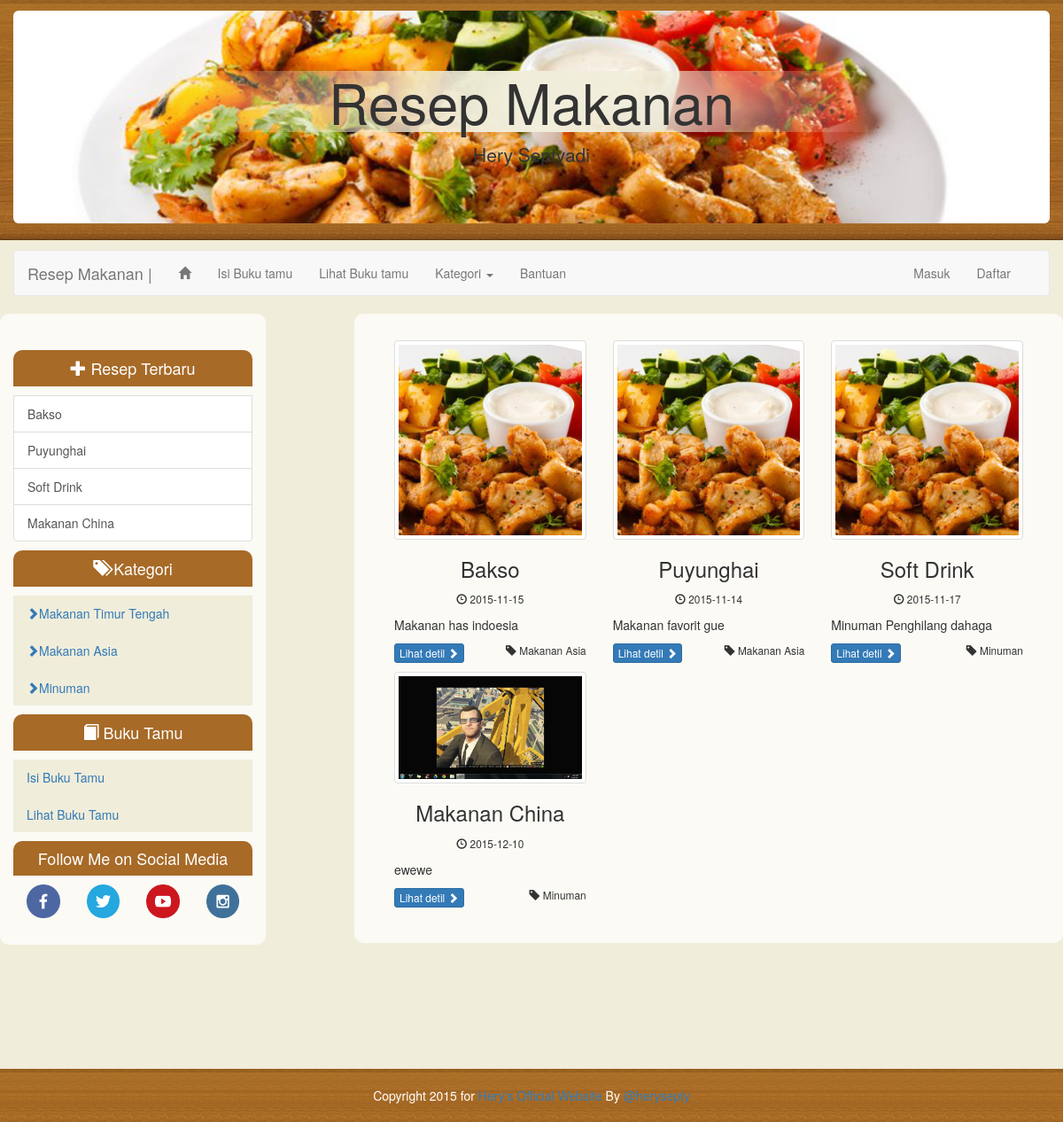
The page / on the database its author committed.
### tables this page shows
CREATE TABLE `recipe` (
  `Id` varchar(11) NOT NULL DEFAULT '',
  `title_resep` varchar(255) DEFAULT NULL,
  `dir_image` varchar(100) DEFAULT NULL,
  `descript` text,
  `date` date DEFAULT NULL,
  `status` varchar(5) DEFAULT NULL,
  `rating` int(3) DEFAULT NULL,
  `id_user` varchar(25) DEFAULT NULL,
  `category` varchar(100) DEFAULT NULL,
  PRIMARY KEY (`Id`)
);

CREATE TABLE `category` (
  `Id` int(5) NOT NULL AUTO_INCREMENT,
  `category` varchar(25) DEFAULT NULL,
  PRIMARY KEY (`Id`)
);

### controller/conn.class.php (called while the page is built, shortened)
<?php
class Conn{
	private $db_host;
    private $db_username;
    private $db_password;
    private $db_name;
	function __construct(){
        $this->db_host = "localhost";
        $this->db_username = "root";
        $this->db_password = "";
        $this->db_name = "db_resepmakanan";
    }
    public function openConn(){
        $this->link_id=mysql_connect($this->db_host,$this->db_username,$this->db_password);
        return mysql_select_db($this->db_name,$this->link_id)or die("UNABLE TO SELECT DATABASE");
    }
}
?>

### module/user.class.php (called while the page is built, shortened)
<?php
	class User extends Manipulation{
		private $sessionUsername;
		function __construct(){
			$this->sessionUsername= isset($_SESSION['usernameResepKita']) ? $_SESSION['usernameResepKita'] : null;
		}
		function getSession(){
			return $this->sessionUsername;
		}
	}
?>

### controller/sql.class.php (called while the page is built, shortened)
<?php
require_once "conn.class.php";
class Sql extends Conn{
    private $result;
    function execute($query){
        $this->sql=$query;
        $this->result=mysql_query($this->sql) or die(mysql_error()."".$query);
    }
    function getArray(){
        $this->row=mysql_fetch_array($this->result,MYSQL_NUM);
        return $this->row;
    }
    function getRecord($thisField,$thisTable){
        return $Q=$this->execute("SELECT $thisField FROM $thisTable");
    }
}
?>

### template/home.php (the view, shortened to what this page needs)
<div class="row">
	<div class="col-md-3">
		<?php include 'template\widget\sidebar.php' ?>
	</div>
	<div class="col-md-1">
	</div>
	<div class="col-md-8 content-hs">
		<?php
	if(!empty($_GET['category'])){
		$user->getRecord('*','recipe WHERE category="'.$_GET["category"].'" && status="1"');
		while($getRecipe = $user->getArray()){
		echo '<div class="col-md-4">
			<div class="thumbnail">
				<img src="'.$getRecipe[2].'" alt="Generic placeholder thumbnail">
			</div>
			<div class="caption">
				<h3 class="text-center">'.$getRecipe[1].'</h3>
				<p class="text-center"><small><span class="glyphicon glyphicon-time" style=""></span> '.$getRecipe[4].'</small><br/></p>
			</div>
			<div class="caption">
				<p>'.strip_tags(substr($getRecipe[3],0,100)).'</p>
				<p><a href="index.php?page=single-recipe&id='.$getRecipe[0].'" class="btn btn-primary btn-xs" role="button"> Lihat detil <span class="glyphicon glyphicon-chevron-right" style=""></span></a>
				<small class="pull-right"><span class="glyphicon glyphicon-tag" style=""></span>  '.$getRecipe[8].'</small></p>
			</div>
		</div>';
		}
		$user->getRecord('*','recipe WHERE category = "'.$_GET['category'].'"');
		$getCount = $user->recordCount();
		if($getCount==null){
			echo "<h1 class='text-center'>Resep Makanan tidak ada</h1>";
		}
	}else{
		$user->getRecord('*','recipe WHERE status="1"');
		while($getRecipe = $user->getArray()){
		echo '<div class="col-md-4">
			<div class="thumbnail">
				<img src="'.$getRecipe[2].'" alt="Generic placeholder thumbnail">
			</div>
			<div class="caption">
				<h3 class="text-center">'.$getRecipe[1].'</h3>
				<p class="text-center"><small><span class="glyphicon glyphicon-time" style=""></span> '.$getRecipe[4].'</small><br/></p>
			</div>
			<div class="caption">
				<p>'.strip_tags(substr($getRecipe[3],0,100)).'</p>
				<p><a href="index.php?page=single-recipe&id='.$getRecipe[0].'" class="btn btn-primary btn-xs" role="button"> Lihat detil <span class="glyphicon glyphicon-chevron-right" style=""></span></a>
				<small class="pull-right"><span class="glyphicon glyphicon-tag" style=""></span>  '.$getRecipe[8].'</small></p>
			</div>
		</div>';
	}
	}
	?>
	</div>
</div>

### index.php (shortened to what this page needs)
<?php
require_once "module/user.class.php";
require_once "module/variable.php";
$user = new User();
?>
<!DOCTYPE html>
<html lang="en">
  <head>
    <link href="assets/css/bootstrap.min.css" rel="stylesheet">
    <link href="assets/css/style.hs.css" rel="stylesheet">
  </head>
  <body class="index-hs">
	<div class="container" style="margin-top:1%">
		<div class="row">
			<?php
				include "template/widget/header.php";
				include "template/widget/menu.php";
				if(!empty($page)){
					switch($page){
						case "home":
							include "template/home.php";
							break;
						case "single-recipe":
							include "template/single-recipe.php";
							break;
						case "profile":
							include "template/profile.php";
							break;
						case "insert-recipe":
							include "template/insert-recipe.php";
							break;
						case "recipe":
							include "template/recipe.php";
							break;
						case "insert-category":
							include "template/insert-category.php";
							break;
						case "guest-book":
							include "template/guest-book.php";
							break;
						case "view-guest-book":
							include "template/view-guest-book.php";
							break;
						case "category":
							include "template/category.php";
							break;
						case "approve":
							include "template/approve-recipe.php";
							break;
						case "recipe":
							include "template/recipe.php";
							break;
						case "help":
							include "template/help.php";
							break;
						default:
							include "include/home.php";
							break;
					}
				}elseif(!empty($action)){
					$user->logout();
				}else{
					include "template/home.php";
				}
			?>
		</div>
	</div>
	<?php
		include "template/widget/footer.php";
	 ?>
 	</body>
</html>

### template/widget/header.php
<div class="row">
	<div class="col-md-12">
		<div class="jumbotron header-hs" style="background-color:#f9f6ed">
			<h1 style="" class="header-title-hs text-center">Resep Makanan</h1>
			<p style="text-align:center">Hery Septyadi</p>
		</div>
	</div>
</div>

### template/widget/menu.php (shortened to what this page needs)
<div class="row">
	<div class="col-md-12">
		<nav class="navbar navbar-default" role="navigation">
			<div class="container">
				<div class="row">
					<div  class="col-sm-12">
						<div class="navbar-header">
							<a class="navbar-brand" href="index.php">Resep Makanan  |</a>
						</div>
						<div class="collapse navbar-collapse" id="example-navbar-collapse">
							<ul class="nav navbar-nav">
								<li ><a href="index.php?page=home"><span class="glyphicon glyphicon-home" style=""></span></a></li>
								<li><a href="index.php?page=guest-book" data-toggle="tooltip" data-placement="bottom" title="Isi Buku tamu">Isi Buku tamu</a></li>
								<li><a href="index.php?page=view-guest-book" data-toggle="tooltip" data-placement="bottom" title="Lihat Buku Tamu">Lihat Buku tamu</a></li>
								<li class="dropdown"><a href="#" class="dropdown-toggle" data-toggle="dropdown"> Kategori <b class="caret"></b> </a>
								</li>
								<li><a href="index.php?page=help" data-toggle="tooltip" data-placement="bottom" title="Bantuan">Bantuan</a></li>
							</ul>
							<?php
								if(empty($user->getSession())){
							echo'
								<ul class="nav navbar-nav pull-right">
										<li><a href="signin.php">Masuk</a></li>
										<li><a href="signup.php" data-toggle="tooltip" data-placement="bottom" title="">Daftar</a></li>
								</ul>';
								}
								?>
					</div>
					</div>
				</div>
			</div>
		</nav>
	</div>
</div>

### template/widget/sidebar.php (shortened to what this page needs)
<div class="row sidebar-hs">
	<div class="col-md-12">
	</div>
	<div class="col-md-12">
	<h4 class="text-center sidebar-head"><span class="glyphicon glyphicon-plus" style=""></span> Resep Terbaru</h4>
		<?php
			$query = "SELECT * FROM recipe WHERE status='1' limit 5";
			$sql = mysql_query($query);
			while($row = mysql_fetch_array($sql)){
				echo '<a href="index.php?page=single-recipe&id='.$row[0].'" class="list-group-item">'.$row[1].'</a> ';
			}
		?>
	</div>
	<div class="col-md-12">
		<h4 class="text-center sidebar-head"><span class="glyphicon glyphicon-tags" style=""></span> Kategori</h4>
			<ul class="nav nav-pills nav-stacked"  style="background:#f0edda;">
				<?php
					$user->getRecord('*','category');
					while($getRow = $user->getArray()){
						echo '<li> <a href="index.php?page=home&category='.$getRow[1].'"> <span class="badge pull-right"></span>
						<span class="glyphicon glyphicon-chevron-right" style=""></span>'.$getRow[1].'</a></li>';
					}
				?>
			</ul>
	</div>
	<div class="col-md-12">
		<h4 class="text-center sidebar-head"><span class="glyphicon glyphicon-book" style=""></span> Buku Tamu</h4>
			<ul class="nav nav-pills nav-stacked" style="background:#f0edda;">
				<li> <a href="index.php?page=guest-book"> <span class="badge pull-right"></span>Isi Buku Tamu</a></li>
				<li> <a href="index.php?page=view-guest-book"> <span class="badge pull-right"></span>Lihat Buku Tamu</a></li>
			</ul>
	</div>
	<div class="col-md-12">
		<h4 class="text-center sidebar-head">Follow Me on Social Media</h4>
		<div class="col-xs-3">
          <a href="http://www.facebook.com/herysepty"><img src="assets/img/icon-social/facebook.png" class="img-responsive text-center" alt="Responsive image"></a>
        </div>
        <div class="col-xs-3">
          <a href="http://www.twitter.com/herysepty"><img src="assets/img/icon-social/twitter.png" class="img-responsive text-center" alt="Responsive image"></a>
        </div>
        <div class="col-xs-3">
          <a href="http://www.youtube.com/TheGizue"><img src="assets/img/icon-social/youtube.png" class="img-responsive text-center" alt="Responsive image"></a>
        </div>
        <div class="col-xs-3">
          <a href="http://www.instagram.com/herysepty"><img src="assets/img/icon-social/instagram.png" class="img-responsive text-center" alt="Responsive image"></a>
        </div>
	</div>
</div>

### template/widget/footer.php
 <footer class="footer">
  <div class="footer-hs">
    <p class="text-center">Copyright 2015 for <a href="">Hery's Official Website</a> By <a href="http://twitter.com/herysepty">@herysepty</a></p>
  </div>
</footer>

### assets/css/style.hs.css (style rules this page uses)
html { position: relative; min-height: 100%; }
body { margin-bottom: 200px; }
.index-hs { background: url('../img/layout/bg.png') repeat-x; background-color: #f0edda; }
.footer { position: absolute; bottom: 0; width: 100%; height: 60px; background: url('../img/layout/bg.png') repeat-x; background-color: #f5f5f5; }
.footer p { color:#fff; }
.header-hs { background: url('../img/layout/header.png') no-repeat; background-size: 100% 100%; }
.header-title-hs { background: url('../img/layout/header-title-hs.png') no-repeat; }
.sidebar-hs { background-color: #fbfaf5; border-radius:10px 10px 10px 10px; -moz-border-radius:10px 10px 10px 10px; -webkit-border-radius:10px 10px 10px 10px; padding:30px 0px; }
.sidebar-head { background-color: #a76a27; padding: 10px 0px; border-radius:10px 10px 0px 0px; -moz-border-radius:10px 10px 0px 0px; -webkit-border-radius:10px 10px 0px 0px; color: #fff; }
.content-hs { background-color: #fbfaf5; border-radius:10px 10px 10px 10px; -moz-border-radius:10px 10px 10px 10px; -webkit-border-radius:10px 10px 10px 10px; padding:30px 30px; }
.footer-hs { margin: 20px 0; }

### rows shown on the page
recipe: title_resep "Bakso", dir_image (picture), date "2015-11-15", descript "Makanan has indoesia", category "Makanan Asia"
recipe: title_resep "Puyunghai", dir_image (picture), date "2015-11-14", descript "Makanan favorit gue", category "Makanan Asia"
recipe: title_resep "Soft Drink", dir_image (picture), date "2015-11-17", descript "Minuman Penghilang dahaga", category "Minuman"
recipe: title_resep "Makanan China", dir_image (picture), date "2015-12-10", descript "ewewe", category "Minuman"
category: category "Makanan Timur Tengah"
category: category "Makanan Asia"
category: category "Minuman"
